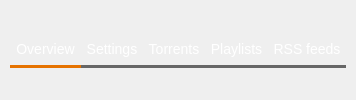
               <widget class="TabButtonPanel" name="channel_settings_tab" native="true">
                <property name="sizePolicy">
                 <sizepolicy hsizetype="Preferred" vsizetype="Preferred">
                  <horstretch>0</horstretch>
                  <verstretch>0</verstretch>
                 </sizepolicy>
                </property>
                <property name="minimumSize">
                 <size>
                  <width>0</width>
                  <height>0</height>
                 </size>
                </property>
                <property name="maximumSize">
                 <size>
                  <width>16777215</width>
                  <height>16777215</height>
                 </size>
                </property>
                <layout class="QHBoxLayout" name="horizontalLayout_16">
                 <property name="spacing">
                  <number>0</number>
                 </property>
                 <property name="leftMargin">
                  <number>0</number>
                 </property>
                 <property name="topMargin">
                  <number>0</number>
                 </property>
                 <property name="rightMargin">
                  <number>0</number>
                 </property>
                 <property name="bottomMargin">
                  <number>0</number>
                 </property>
                 <item>
                  <spacer name="horizontalSpacer_25">
                   <property name="orientation">
                    <enum>Qt::Horizontal</enum>
                   </property>
                   <property name="sizeType">
                    <enum>QSizePolicy::Fixed</enum>
                   </property>
                   <property name="sizeHint" stdset="0">
                    <size>
                     <width>10</width>
                     <height>20</height>
                    </size>
                   </property>
                  </spacer>
                 </item>
                 <item>
                  <widget class="UnderlineTabButton" name="my_channel_overview_button">
                   <property name="sizePolicy">
                    <sizepolicy hsizetype="Minimum" vsizetype="Fixed">
                     <horstretch>0</horstretch>
                     <verstretch>0</verstretch>
                    </sizepolicy>
                   </property>
                   <property name="minimumSize">
                    <size>
                     <width>0</width>
                     <height>36</height>
                    </size>
                   </property>
                   <property name="maximumSize">
                    <size>
                     <width>16777215</width>
                     <height>36</height>
                    </size>
                   </property>
                   <property name="cursor">
                    <cursorShape>PointingHandCursor</cursorShape>
                   </property>
                   <property name="styleSheet">
                    <string notr="true">color: white;
border: none;
border-bottom: 3px solid #e67300;
background: none;
font-size: 14px;
</string>
                   </property>
                   <property name="text">
                    <string>Overview</string>
                   </property>
                  </widget>
                 </item>
                 <item>
                  <widget class="UnderlineTabButton" name="my_channel_settings_button">
                   <property name="minimumSize">
                    <size>
                     <width>0</width>
                     <height>36</height>
                    </size>
                   </property>
                   <property name="maximumSize">
                    <size>
                     <width>16777215</width>
                     <height>36</height>
                    </size>
                   </property>
                   <property name="cursor">
                    <cursorShape>PointingHandCursor</cursorShape>
                   </property>
                   <property name="styleSheet">
                    <string notr="true">color: white;
border: none;
background: none;
border-bottom: 3px solid #666;
font-size: 14px;
</string>
                   </property>
                   <property name="text">
                    <string>Settings</string>
                   </property>
                  </widget>
                 </item>
                 <item>
                  <widget class="UnderlineTabButton" name="my_channel_torrents_button">
                   <property name="minimumSize">
                    <size>
                     <width>0</width>
                     <height>36</height>
                    </size>
                   </property>
                   <property name="maximumSize">
                    <size>
                     <width>16777215</width>
                     <height>36</height>
                    </size>
                   </property>
                   <property name="cursor">
                    <cursorShape>PointingHandCursor</cursorShape>
                   </property>
                   <property name="styleSheet">
                    <string notr="true">color: white;
border: none;
background: none;
border-bottom: 3px solid #666;
font-size: 14px;
</string>
                   </property>
                   <property name="text">
                    <string>Torrents</string>
                   </property>
                  </widget>
                 </item>
                 <item>
                  <widget class="UnderlineTabButton" name="my_channel_playlists_button">
                   <property name="minimumSize">
                    <size>
                     <width>0</width>
                     <height>36</height>
                    </size>
                   </property>
                   <property name="maximumSize">
                    <size>
                     <width>16777215</width>
                     <height>36</height>
                    </size>
                   </property>
                   <property name="cursor">
                    <cursorShape>PointingHandCursor</cursorShape>
                   </property>
                   <property name="styleSheet">
                    <string notr="true">color: white;
border: none;
background: none;
border-bottom: 3px solid #666;
font-size: 14px;
</string>
                   </property>
                   <property name="text">
                    <string>Playlists</string>
                   </property>
                  </widget>
                 </item>
                 <item>
                  <widget class="UnderlineTabButton" name="my_channel_rss_feeds_button">
                   <property name="minimumSize">
                    <size>
                     <width>0</width>
                     <height>36</height>
                    </size>
                   </property>
                   <property name="maximumSize">
                    <size>
                     <width>16777215</width>
                     <height>36</height>
                    </size>
                   </property>
                   <property name="cursor">
                    <cursorShape>PointingHandCursor</cursorShape>
                   </property>
                   <property name="styleSheet">
                    <string notr="true">color: white;
border: none;
background: none;
border-bottom: 3px solid #666;
font-size: 14px;
</string>
                   </property>
                   <property name="text">
                    <string>RSS feeds</string>
                   </property>
                  </widget>
                 </item>
                 <item>
                  <spacer name="horizontalSpacer_24">
                   <property name="orientation">
                    <enum>Qt::Horizontal</enum>
                   </property>
                   <property name="sizeType">
                    <enum>QSizePolicy::Expanding</enum>
                   </property>
                   <property name="sizeHint" stdset="0">
                    <size>
                     <width>10</width>
                     <height>20</height>
                    </size>
                   </property>
                  </spacer>
                 </item>
                </layout>
               </widget>
